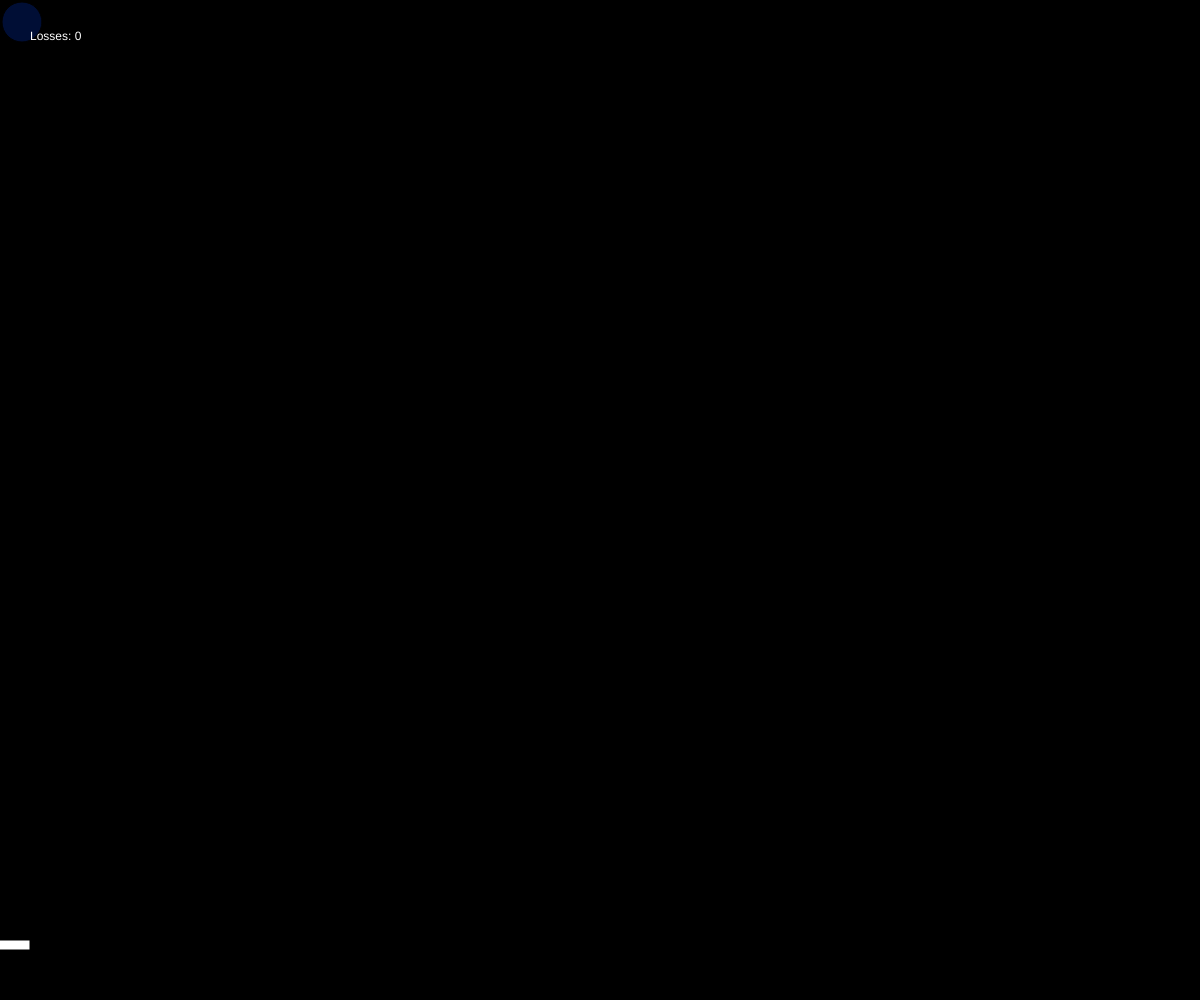
Frame 1 (no input)
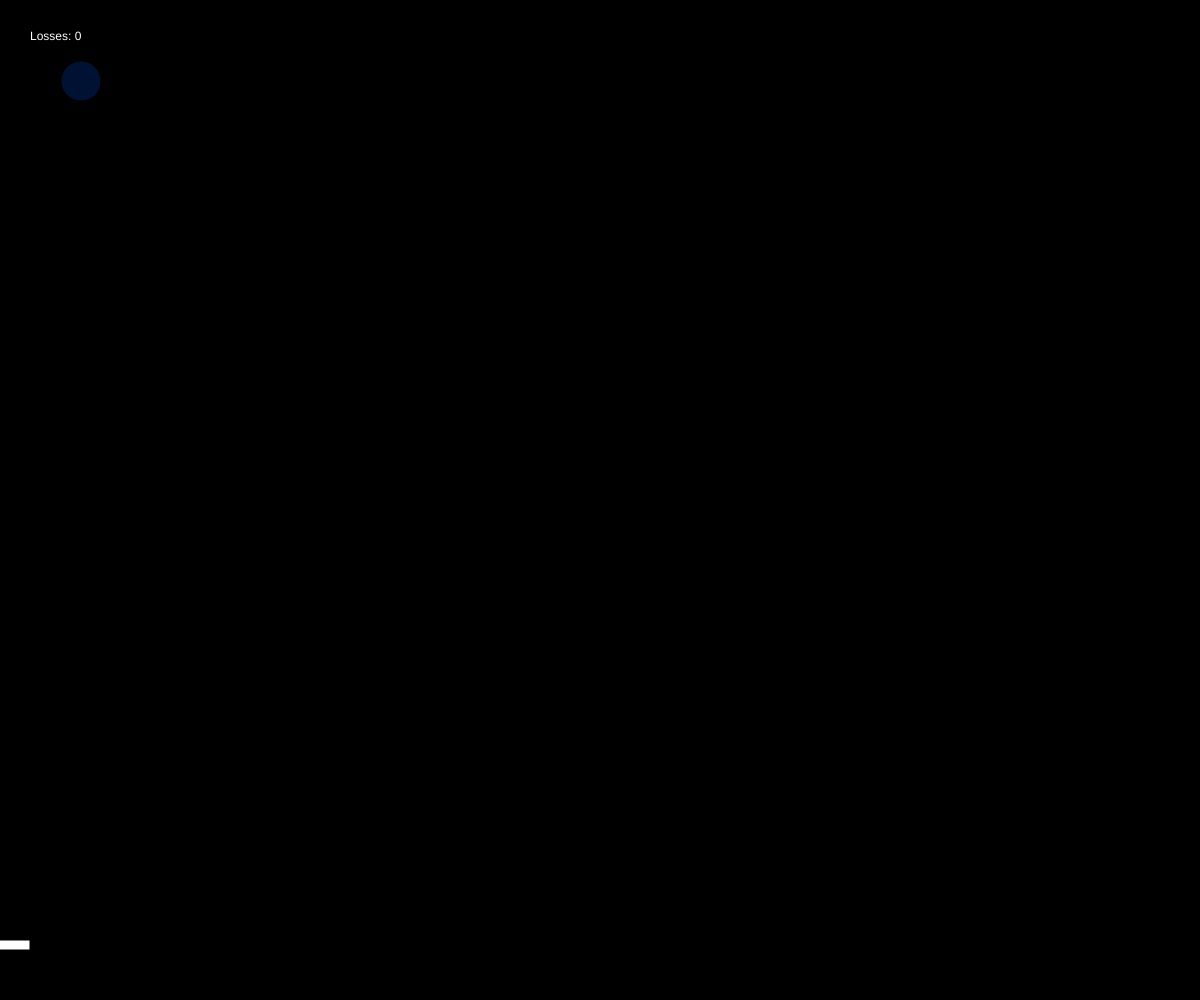
Frame 60 (no input)
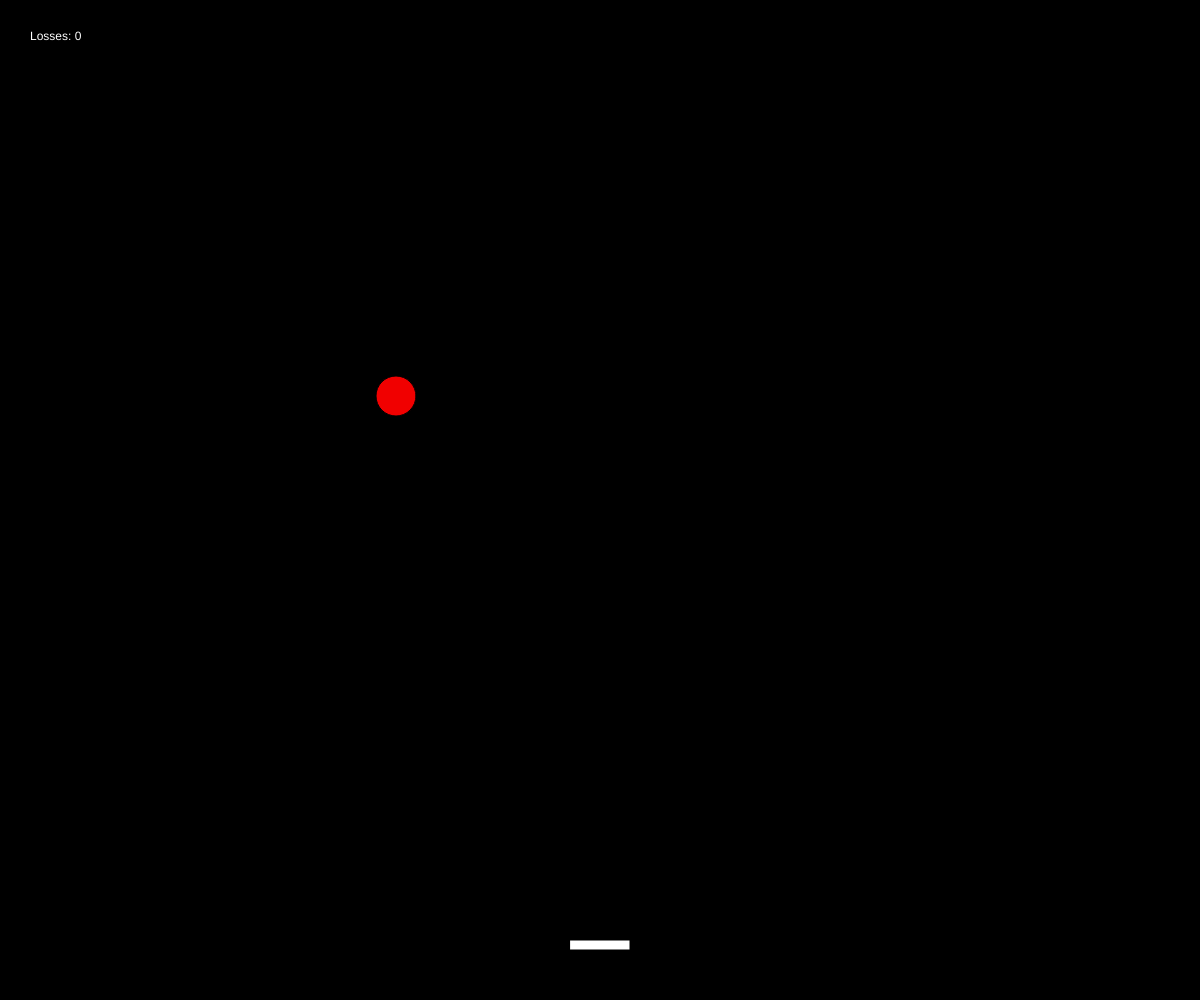
Frame 120 (the mouse pressed at the canvas centre since frame 60)

The p5.js sketch that drew these frames (run headless with seeded random() and noise() and a simulated clock; from frame 60 on, the mouse is pressed at the canvas centre):

// p5.js sketch
// ── sketch.js


var ball = {};
ball.width = 40;
ball.x = 21;
ball.y = 21;
ball.delta_x = 1;
ball.delta_y = 1;
ball.scale_x = 1;
ball.scale_y = 1;

var lossCounter;

function setup() {
    createCanvas(windowWidth,windowHeight);
    lossCounter = 0;
}



function draw() {
    background('black');

    ball.x += ball.delta_x * ball.scale_x;
    ball.y += ball.delta_y * ball.scale_y;


    if (ball.x >= width-20 || ball.x <= 20) {
        ball.delta_x = -1 * ball.delta_x;
    }
    if ( ball.y <= 20) {
        ball.delta_y = -1 * ball.delta_y;
    }
    if (ball.y >= windowHeight+20){
        ball.x= windowWidth/2;
        ball.y= 21;
        lossCounter+=1;
    }
    if (ball.y >= windowHeight-80 && ball.x >= mouseX-30 && ball.x <= mouseX +30  ){
       ball.delta_y = -1 * ball.delta_y;
    }
    if (mouseIsPressed){
      fill(random(255),random(20),0);
    }else{
      fill(0,random(20),random(255));
    }

    //fill(255);
    ellipse(ball.x, ball.y, ball.width, ball.width);

    fill('white');
    rect(mouseX-30,windowHeight-60,60,10);

    var str = "Losses: " + lossCounter;
    text(str, 30, 40);

}

function mousePressed() {
    ball.scale_x = map(mouseX, 0, width, 0.5, 10);
    ball.scale_y = map(mouseY, 0, height, 0.5, 10);
}
